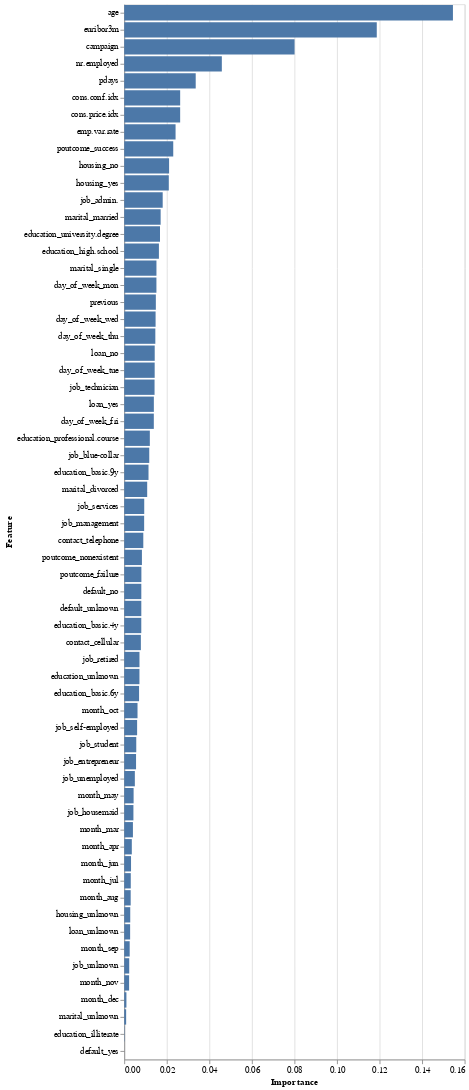

This figure's notebook cell:
### Code cell
# Assuming that 'clf' is your trained RandomForest model

importances = clf.feature_importances_
indices = np.argsort(importances)

# Create a DataFrame for the chart
df = pd.DataFrame({
    'Feature': X.columns[indices],
    'Importance': importances[indices]
})

# Create the chart
chart = alt.Chart(df).mark_bar().encode(
    x='Importance',
    y=alt.Y('Feature', sort='-x')
)

chart.display()

### Figure 1 — Vega-Lite specification as saved in the notebook (floating-point values rounded to 4 significant figures)
{"config": {"view": {"continuousWidth": 400, "continuousHeight": 300}}, "data": {"name": "data-5b6503c592a5c763f68be21669c7f7b2"}, "mark": "bar", "encoding": {"x": {"field": "Importance", "type": "quantitative"}, "y": {"field": "Feature", "sort": "-x", "type": "nominal"}}, "$schema": "https://vega.github.io/schema/vega-lite/v4.17.0.json", "datasets": {"data-5b6503c592a5c763f68be21669c7f7b2": [{"Feature": "default_yes", "Importance": 1.603e-06}, {"Feature": "education_illiterate", "Importance": 0.0001489}, {"Feature": "marital_unknown", "Importance": 0.0008954}, {"Feature": "month_dec", "Importance": 0.001021}, {"Feature": "month_nov", "Importance": 0.002288}, {"Feature": "job_unknown", "Importance": 0.002341}, {"Feature": "month_sep", "Importance": 0.002557}, {"Feature": "loan_unknown", "Importance": 0.002766}, {"Feature": "housing_unknown", "Importance": 0.002823}, {"Feature": "month_aug", "Importance": 0.003024}, {"Feature": "month_jul", "Importance": 0.003067}, {"Feature": "month_jun", "Importance": 0.00319}, {"Feature": "month_apr", "Importance": 0.003555}, {"Feature": "month_mar", "Importance": 0.004079}, {"Feature": "job_housemaid", "Importance": 0.004311}, {"Feature": "month_may", "Importance": 0.0044}, {"Feature": "job_unemployed", "Importance": 0.004982}, {"Feature": "job_entrepreneur", "Importance": 0.005552}, {"Feature": "job_student", "Importance": 0.005647}, {"Feature": "job_self-employed", "Importance": 0.006049}, {"Feature": "month_oct", "Importance": 0.00624}, {"Feature": "education_basic.6y", "Importance": 0.006965}, {"Feature": "education_unknown", "Importance": 0.007146}, {"Feature": "job_retired", "Importance": 0.007162}, {"Feature": "contact_cellular", "Importance": 0.007813}, {"Feature": "education_basic.4y", "Importance": 0.008008}, {"Feature": "default_unknown", "Importance": 0.008022}, {"Feature": "default_no", "Importance": 0.008024}, {"Feature": "poutcome_failure", "Importance": 0.008059}, {"Feature": "poutcome_nonexistent", "Importance": 0.008309}, {"Feature": "contact_telephone", "Importance": 0.008953}, {"Feature": "job_management", "Importance": 0.009355}, {"Feature": "job_services", "Importance": 0.009394}, {"Feature": "marital_divorced", "Importance": 0.01079}, {"Feature": "education_basic.9y", "Importance": 0.01141}, {"Feature": "job_blue-collar", "Importance": 0.01176}, {"Feature": "education_professional.course", "Importance": 0.01203}, {"Feature": "day_of_week_fri", "Importance": 0.0139}, {"Feature": "loan_yes", "Importance": 0.01392}, {"Feature": "job_technician", "Importance": 0.01425}, {"Feature": "day_of_week_tue", "Importance": 0.0143}, {"Feature": "loan_no", "Importance": 0.01432}, {"Feature": "day_of_week_thu", "Importance": 0.01461}, {"Feature": "day_of_week_wed", "Importance": 0.01473}, {"Feature": "previous", "Importance": 0.01485}, {"Feature": "day_of_week_mon", "Importance": 0.01512}, {"Feature": "marital_single", "Importance": 0.01514}, {"Feature": "education_high.school", "Importance": 0.01629}, {"Feature": "education_university.degree", "Importance": 0.01681}, {"Feature": "marital_married", "Importance": 0.01711}, {"Feature": "job_admin.", "Importance": 0.01807}, {"Feature": "housing_yes", "Importance": 0.02094}, {"Feature": "housing_no", "Importance": 0.02108}, {"Feature": "poutcome_success", "Importance": 0.02303}, {"Feature": "emp.var.rate", "Importance": 0.02412}, {"Feature": "cons.price.idx", "Importance": 0.02628}, {"Feature": "cons.conf.idx", "Importance": 0.02629}, {"Feature": "pdays", "Importance": 0.03359}, {"Feature": "nr.employed", "Importance": 0.04587}, {"Feature": "campaign", "Importance": 0.08006}, {"Feature": "euribor3m", "Importance": 0.1187}, {"Feature": "age", "Importance": 0.1545}]}}
